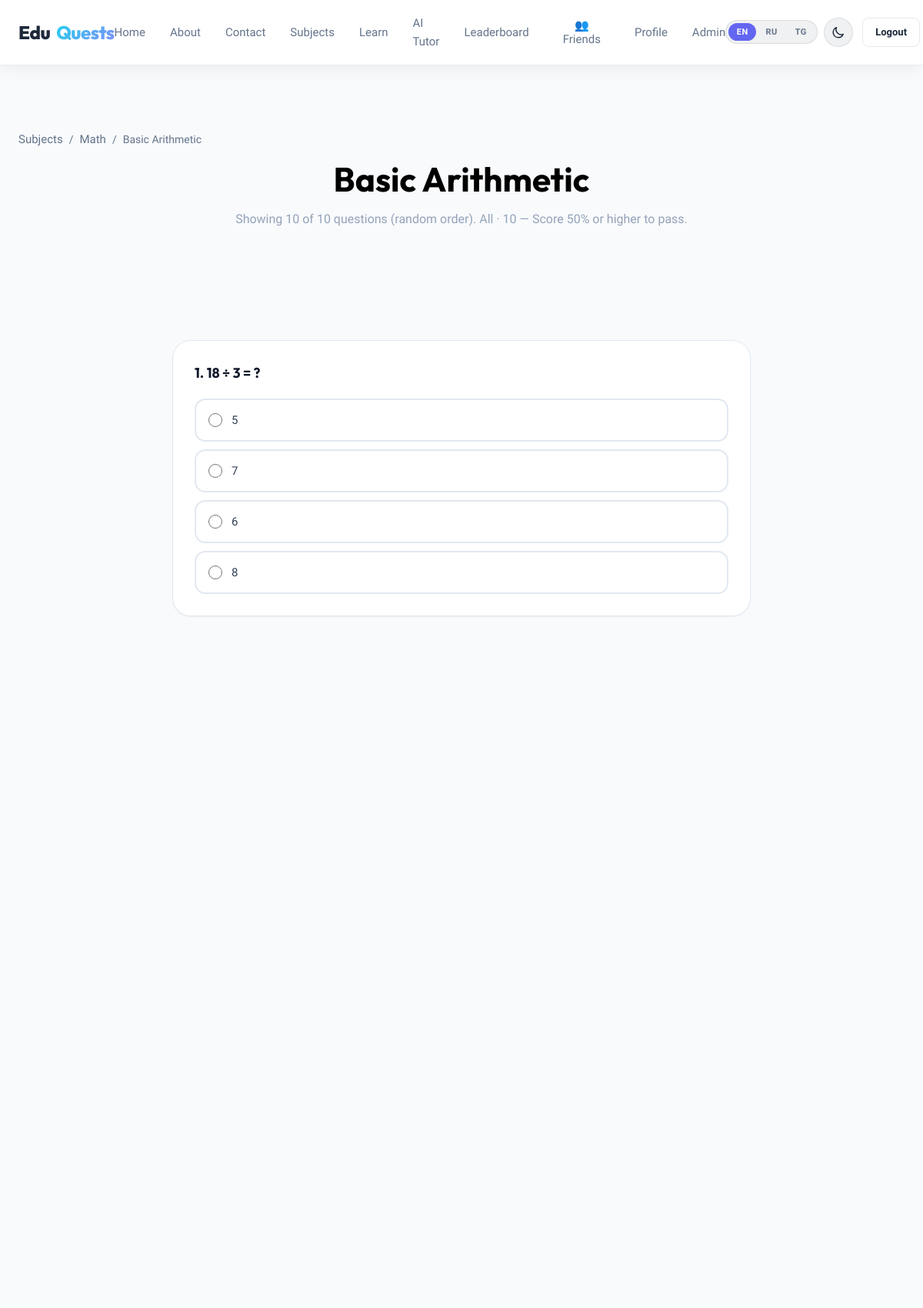
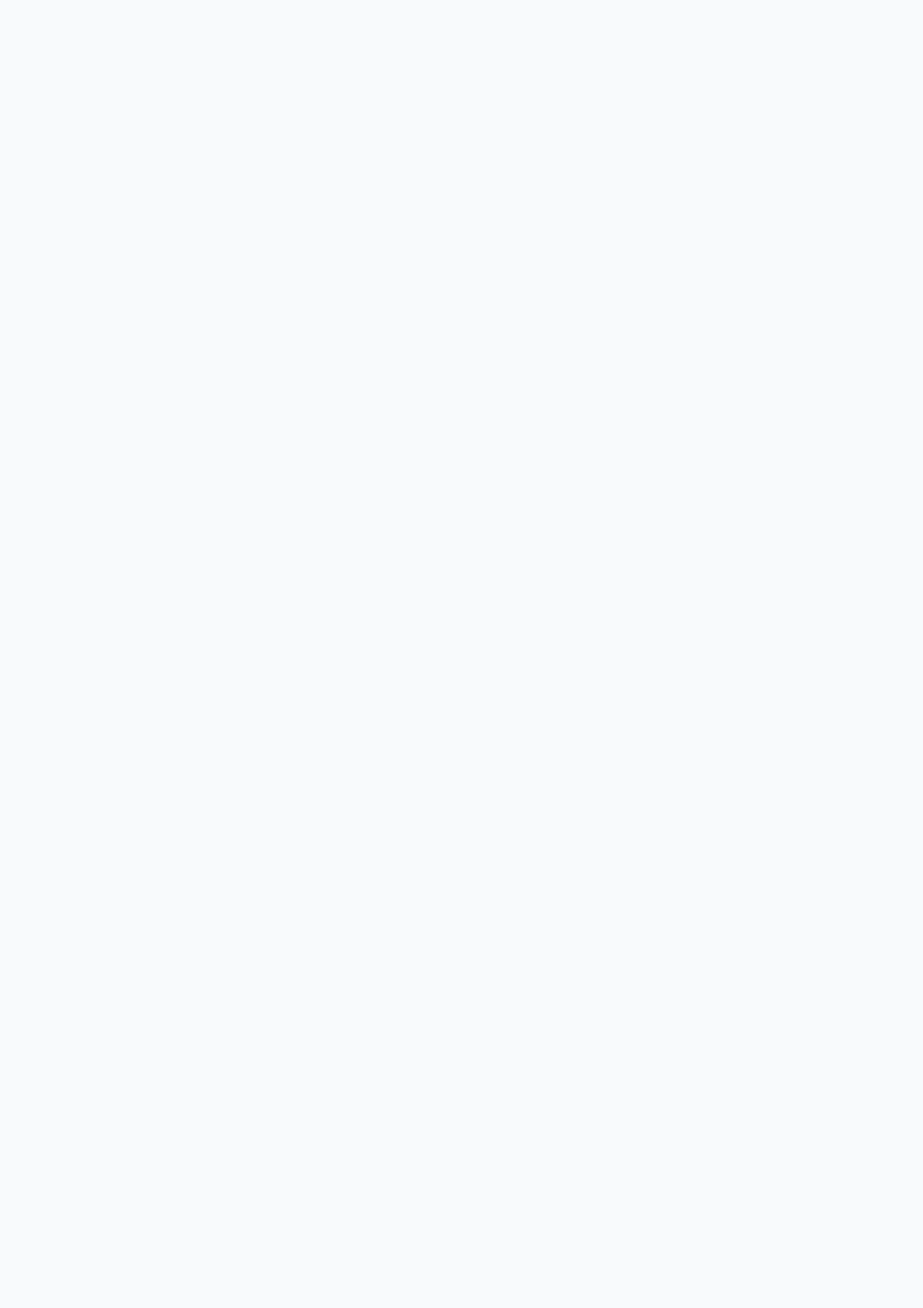
The app's page /quiz/1/ (signed in, upper part) with its own data (2 pictures, top to bottom).
### levels/models.py (models this page shows, shortened)
class Level(models.Model):
    subject = models.ForeignKey(
        Subject, on_delete=models.CASCADE, related_name="levels"
    )
    title = models.CharField(max_length=200)
    description = models.TextField()
    level_number = models.PositiveIntegerField()
    video_url = models.URLField(blank=True, null=True)
    required_score = models.PositiveIntegerField(default=0)
    xp_reward = models.PositiveIntegerField(default=100)
    created_at = models.DateTimeField(auto_now_add=True)
    updated_at = models.DateTimeField(auto_now=True)
    class Meta:
        verbose_name = "Level"
        verbose_name_plural = "Levels"
        ordering = ["subject", "level_number"]
        unique_together = ("subject", "level_number")

### subjects/models.py (models this page shows, shortened)
class Subject(models.Model):
    name = models.CharField(max_length=100, unique=True)
    image = models.ImageField(upload_to="subjects/")
    description = models.TextField()
    created_at = models.DateTimeField(auto_now_add=True)
    updated_at = models.DateTimeField(auto_now=True)
    class Meta:
        verbose_name = "Subject"
        verbose_name_plural = "Subjects"
        ordering = ["name"]

### quizzes/models.py (models this page shows, shortened)
class Question(models.Model):
    level = models.ForeignKey(Level, on_delete=models.CASCADE, related_name="questions")
    question = models.TextField()
    option_a = models.CharField(max_length=255)
    option_b = models.CharField(max_length=255)
    option_c = models.CharField(max_length=255)
    option_d = models.CharField(max_length=255)
    ANSWER_CHOICES = [
        ("A", "A"),
        ("B", "B"),
        ("C", "C"),
        ("D", "D"),
    ]
    correct_answer = models.CharField(max_length=1, choices=ANSWER_CHOICES)
    created_at = models.DateTimeField(auto_now_add=True)
    updated_at = models.DateTimeField(auto_now=True)
    class Meta:
        verbose_name = "Question"
        verbose_name_plural = "Questions"

### quizzes/views.py (the view, shortened to what this page needs)
# urls.py: path("<int:level_id>/", views.quiz_view, name="quiz"),
@login_required
def quiz_view(request, level_id):
    level = get_object_or_404(Level, id=level_id)
    count = parse_question_count(request)
    questions = select_questions_for_attempt(
        level,
        count=count,
        session=request.session,
    )
    store_attempt_questions(request.session, level.id, questions)
    total_in_level = level.questions.count()
    return render(
        request,
        "quizzes/quiz.html",
        {
            "level": level,
            "questions": questions,
            "total_in_level": total_in_level,
            "showing_count": len(questions),
        },
    )

### accounts/context_processors.py (called while the page is built)
def eduquests_context(request):
    has_subjects = False
    subjects_url = '#'
    for url_name in ['subject_list', 'subjects', 'subjects:index', 'subjects:list']:
        try:
            subjects_url = reverse(url_name)
            has_subjects = True
            break
        except NoReverseMatch:
            continue
    return {
        'has_subjects_url': has_subjects,
        'subjects_url': subjects_url,
    }

### eduquests/context_processors.py (called while the page is built)
def i18n_theme_context(request):
    lang = getattr(request, "LANGUAGE_CODE", None) or request.session.get("django_language", "en")
    if lang not in SUPPORTED_LANGS:
        lang = "en"
    return {
        "current_language": lang,
        "supported_languages": SUPPORTED_LANGS,
        "lang_labels": LANG_LABELS,
    }

def admin_context(request):
    is_admin = False
    if request.user.is_authenticated:
        is_admin = request.user.is_staff or request.user.is_superuser
    return {
        "is_admin": is_admin,
    }

### eduquests/i18n_strings.py (called while the page is built)
def get_text(key: str, lang: str = "en") -> str:
    if lang not in SUPPORTED_LANGS:
        lang = "en"
    entry = STRINGS.get(key)
    if not entry:
        return key
    return entry.get(lang) or entry.get("en") or key

### eduquests/templatetags/tr_tags.py (called while the page is built)
@register.simple_tag(takes_context=True)
def tr(context, key):
    request = context.get("request")
    lang = "en"
    if request:
        lang = getattr(request, "LANGUAGE_CODE", None) or request.session.get("django_language", "en")
    return get_text(key, lang)

### friends/chat_services.py (called while the page is built)
def unread_count_for_room(room, user):
    state = ChatReadState.objects.filter(room=room, user=user).first()
    since = state.last_read_at if state else None
    qs = ChatMessage.objects.filter(room=room, is_deleted=False).exclude(sender=user)
    if since:
        qs = qs.filter(created_at__gt=since)
    return qs.count()

def unread_counts_by_friend_ids(user):
    rooms = ChatRoom.objects.filter(Q(user1=user) | Q(user2=user))
    result = {}
    for room in rooms:
        friend = room.other_user(user)
        result[friend.pk] = unread_count_for_room(room, user)
    return result

def total_unread_chat_count(user):
    return sum(unread_counts_by_friend_ids(user).values())

### friends/models.py (called while the page is built)
    def other_user(self, user):
        if self.user1_id == user.pk:
            return self.user2
        return self.user1

### quizzes/utils.py (called while the page is built)
def _session_key(level_id):
    return f"quiz_{level_id}_question_ids"

def _recent_key(level_id):
    return f"quiz_{level_id}_recent_ids"

def get_all_level_questions(level):
    return list(Question.objects.filter(level=level))

### template/quizzes/quiz.html (shortened to what this page needs)
{% extends 'base.html' %}
{% load tr_tags %}
{% block main_content %}
<div class="page-header page-enter">
  <div class="container">
    <nav class="breadcrumb">
      <a href="{% url 'subject_list' %}">{% tr "nav.subjects" %}</a>
      <span>/</span>
      <a href="{% url 'level_list' level.subject.id %}">{{ level.subject.name }}</a>
      <span>/</span>
      <span>{{ level.title }}</span>
    </nav>
    <h1 class="page-title">{{ level.title }}</h1>
    <p class="page-subtitle">
      {% tr "quiz.showing" %} {{ showing_count }} {% tr "quiz.of" %} {{ total_in_level }} {% tr "quiz.questions" %} ({% tr "quiz.random_order" %}).
      <a href="?count=all">{% tr "common.all" %}</a> · <a href="?count=10">10</a> — {% tr "quiz.pass_hint" %}
    </p>
  </div>
</div>
<section class="learn-section">
  <div class="container quiz-wrapper">
    <form method="POST">
      {% for question in questions %}
      <div class="quiz-question reveal hover-lift">
        <h3>{{ forloop.counter }}. {{ question.question }}</h3>
        <div class="quiz-options">
          <label class="quiz-option"><input type="radio" name="question_{{ question.id }}" value="A" required /><span>{{ question.option_a }}</span></label>
          <label class="quiz-option"><input type="radio" name="question_{{ question.id }}" value="B" /><span>{{ question.option_b }}</span></label>
          <label class="quiz-option"><input type="radio" name="question_{{ question.id }}" value="C" /><span>{{ question.option_c }}</span></label>
          <label class="quiz-option"><input type="radio" name="question_{{ question.id }}" value="D" /><span>{{ question.option_d }}</span></label>
        </div>
      </div>
      {% empty %}
      <div class="empty-state reveal">
        <h3>{% tr "quiz.no_questions" %}</h3>
        <p>{% tr "quiz.not_ready" %}</p>
      </div>
      {% endfor %}
    </form>
  </div>
</section>
{% endblock %}

### static/css/styles.css (style rules this page uses)
:root { --font-display: 'Outfit', sans-serif; --font-sans: 'Plus Jakarta Sans', sans-serif; --color-slate-50: #f8fafc; --color-slate-100: #f1f5f9; --color-slate-200: #e2e8f0; --color-slate-300: #cbd5e1; --color-slate-400: #94a3b8; --color-slate-500: #64748b; --color-slate-600: #475569; --color-slate-700: #334155; --color-slate-800: #1e293b; --color-slate-900: #0f172a; --color-slate-950: #020617; --color-primary: #6366f1; --color-primary-light: #818cf8; --color-primary-dark: #4f46e5; --color-secondary: #06b6d4; --color-secondary-light: #22d3ee; --color-secondary-dark: #0891b2; --color-accent: #10b981; --color-accent-light: #34d399; --color-accent-dark: #059669; --color-warning: #f59e0b; --color-danger: #ef4444; --color-success: #10b981; --bg-app: var(--color-slate-50); --bg-card: #ffffff; --bg-nav: rgba(15, 23, 42, 0.92); --bg-footer: var(--color-slate-950); --shadow-sm: 0 1px 2px 0 rgba(0, 0, 0, 0.05); --shadow-md: 0 4px 6px -1px rgba(0, 0, 0, 0.1), 0 2px 4px -2px rgba(0, 0, 0, 0.1); --shadow-lg: 0 10px 15px -3px rgba(0, 0, 0, 0.1), 0 4px 6px -4px rgba(0, 0, 0, 0.1); --shadow-xl: 0 20px 25px -5px rgba(0, 0, 0, 0.08), 0 8px 10px -6px rgba(0, 0, 0, 0.08); --shadow-indigo: 0 10px 25px -5px rgba(99, 102, 241, 0.3); --shadow-cyan: 0 10px 25px -5px rgba(6, 118, 212, 0.3); --border-default: 1px solid var(--color-slate-200); --border-light: 1px solid rgba(255, 255, 255, 0.08); --radius-sm: 8px; --radius-md: 14px; --radius-lg: 24px; --radius-full: 9999px; --transition-fast: 0.15s ease; --transition-normal: 0.3s cubic-bezier(0.4, 0, 0.2, 1); --transition-slow: 0.5s ease; }
* { margin: 0; padding: 0; box-sizing: border-box; }
html { scroll-behavior: smooth; }
body { font-family: var(--font-sans); background-color: var(--bg-app); color: var(--color-slate-800); line-height: 1.6; min-height: 100vh; display: flex; flex-direction: column; overflow-x: hidden; }
h1, h2, h3, h4, h5, h6 { font-family: var(--font-display); color: var(--color-slate-900); font-weight: 700; line-height: 1.25; }
a { color: inherit; text-decoration: none; transition: var(--transition-fast); }
button, input, select, textarea { font-family: inherit; font-size: inherit; }
.container { width: 100%; max-width: 1200px; margin: 0 auto; padding: 0 24px; }
nav { display: flex; align-items: center; gap: 32px; }
nav a { font-size: 15px; font-weight: 500; color: var(--color-slate-300); position: relative; padding: 4px 0; }
nav a::after { content: ''; position: absolute; bottom: 0; left: 0; width: 0; height: 2px; background: linear-gradient(90deg, var(--color-secondary-light), var(--color-primary-light)); transition: var(--transition-normal); border-radius: var(--radius-full); }
.page-header { background: linear-gradient(180deg, var(--color-slate-900) 0%, var(--color-slate-850) 100%); color: white; padding: 80px 0; text-align: center; }
.page-title { color: black; font-size: 44px; margin-bottom: 12px; }
.page-subtitle { color: var(--color-slate-400); font-size: 16px; max-width: 600px; margin: 0 auto; }
.learn-section { padding: 64px 0; }
.breadcrumb { display: flex; flex-wrap: wrap; align-items: center; gap: 8px; font-size: 14px; color: var(--color-slate-400); margin-bottom: 8px; }
.breadcrumb a { color: var(--color-slate-300); }
.breadcrumb span { color: var(--color-slate-500); }
.quiz-wrapper { max-width: 800px; margin: 0 auto; }
.quiz-question { background: white; border: var(--border-default); border-radius: var(--radius-lg); padding: 28px; margin-bottom: 24px; box-shadow: var(--shadow-sm); }
.quiz-question h3 { font-size: 18px; color: var(--color-slate-900); margin-bottom: 20px; line-height: 1.5; }
.quiz-options { display: flex; flex-direction: column; gap: 10px; }
.quiz-option { display: flex; align-items: center; gap: 12px; padding: 14px 16px; border: 2px solid var(--color-slate-200); border-radius: var(--radius-md); cursor: pointer; transition: border-color 0.2s, background 0.2s; font-size: 15px; color: var(--color-slate-700); }
.quiz-option input[type="radio"] { width: 18px; height: 18px; accent-color: var(--color-primary); flex-shrink: 0; }

### records on screen
Level: subject.name "Math", title "Basic Arithmetic"
Question: question "18 ÷ 3 = ?", option_a "5", option_b "7", option_c "6", option_d "8"

### other values on screen
{{ code|upper }} "EN" "RU" "TG"
{{ showing_count }} "10"
{{ total_in_level }} "10"
